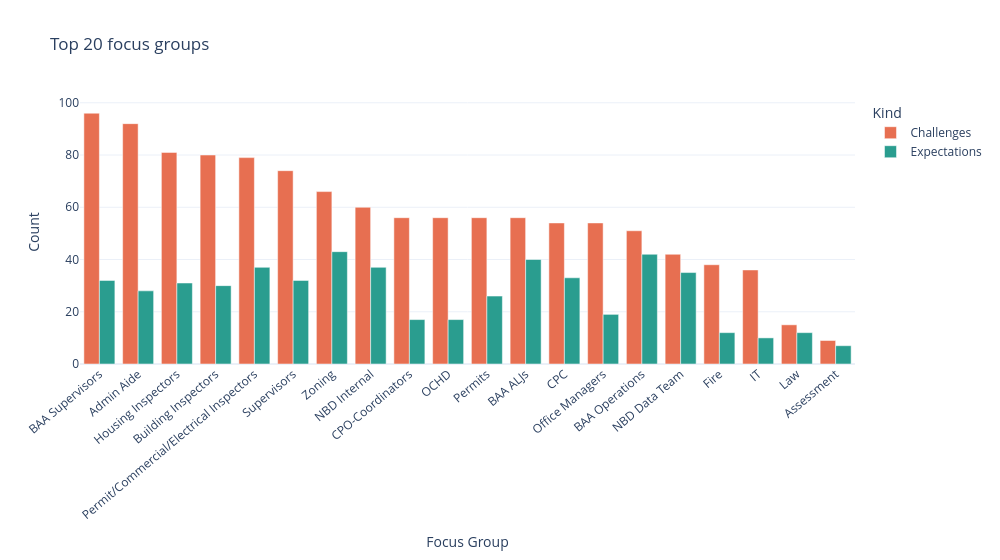

Here is the notebook cell this chart was saved with:
### Markdown cell above
## 5. Top focus groups

### Code cell
top_n = 20
top = df.groupby("focus_group").size().sort_values(ascending=False).head(top_n)
exp = expectations_df.groupby("focus_group").size()
plot_top = pd.DataFrame({
    "Focus Group": top.index.tolist(),
    "Challenges": top.values.astype(int),
    "Expectations": [int(exp.get(g, 0)) for g in top.index],
}).melt(id_vars="Focus Group", var_name="Kind", value_name="Count")
fig_top = px.bar(
    plot_top,
    x="Focus Group",
    y="Count",
    color="Kind",
    barmode="group",
    title=f"Top {top_n} focus groups",
    color_discrete_map={"Challenges": "#E76F51", "Expectations": "#2A9D8F"},
    category_orders={"Focus Group": top.index.tolist()},
)
fig_top.update_layout(
    height=560,
    width=1000,
    template="plotly_white",
    xaxis=dict(tickangle=-40),
    margin=dict(b=140),
)
fig_top.show()

### Figure 1 — Plotly figure (JSON) as saved in the notebook; plotly's stock layout.template omitted (floating-point values rounded to 4 significant figures)
{"data": [{"alignmentgroup": "True", "hovertemplate": "Kind=Challenges<br>Focus Group=%{x}<br>Count=%{y}<extra></extra>", "legendgroup": "Challenges", "marker": {"color": "#E76F51", "pattern": {"shape": ""}}, "name": "Challenges", "offsetgroup": "Challenges", "orientation": "v", "showlegend": true, "textposition": "auto", "type": "bar", "x": ["BAA Supervisors", "Admin Aide", "Housing Inspectors", "Building Inspectors", "Permit/Commercial/Electrical Inspectors", "Supervisors", "Zoning", "NBD Internal", "CPO-Coordinators", "OCHD", "Permits", "BAA ALJs", "CPC", "Office Managers", "BAA Operations", "NBD Data Team", "Fire", "IT", "Law", "Assessment"], "xaxis": "x", "y": [96, 92, 81, 80, 79, 74, 66, 60, 56, 56, 56, 56, 54, 54, 51, 42, 38, 36, 15, 9], "yaxis": "y"}, {"alignmentgroup": "True", "hovertemplate": "Kind=Expectations<br>Focus Group=%{x}<br>Count=%{y}<extra></extra>", "legendgroup": "Expectations", "marker": {"color": "#2A9D8F", "pattern": {"shape": ""}}, "name": "Expectations", "offsetgroup": "Expectations", "orientation": "v", "showlegend": true, "textposition": "auto", "type": "bar", "x": ["BAA Supervisors", "Admin Aide", "Housing Inspectors", "Building Inspectors", "Permit/Commercial/Electrical Inspectors", "Supervisors", "Zoning", "NBD Internal", "CPO-Coordinators", "OCHD", "Permits", "BAA ALJs", "CPC", "Office Managers", "BAA Operations", "NBD Data Team", "Fire", "IT", "Law", "Assessment"], "xaxis": "x", "y": [32, 28, 31, 30, 37, 32, 43, 37, 17, 17, 26, 40, 33, 19, 42, 35, 12, 10, 12, 7], "yaxis": "y"}], "layout": {"barmode": "group", "height": 560, "legend": {"title": {"text": "Kind"}, "tracegroupgap": 0}, "margin": {"b": 140}, "title": {"text": "Top 20 focus groups"}, "width": 1000, "xaxis": {"anchor": "y", "categoryarray": ["BAA Supervisors", "Admin Aide", "Housing Inspectors", "Building Inspectors", "Permit/Commercial/Electrical Inspectors", "Supervisors", "Zoning", "NBD Internal", "CPO-Coordinators", "OCHD", "Permits", "BAA ALJs", "CPC", "Office Managers", "BAA Operations", "NBD Data Team", "Fire", "IT", "Law", "Assessment"], "categoryorder": "array", "domain": [0, 1], "tickangle": -40, "title": {"text": "Focus Group"}}, "yaxis": {"anchor": "x", "domain": [0, 1], "title": {"text": "Count"}}}}
